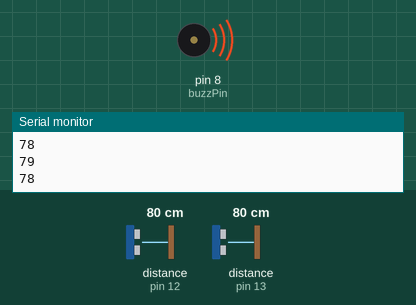
The sketch below on a simulated Arduino Uno, built with avr-gcc and run on an emulated ATmega328P. Shown: buzzer (waves = sounding), the last lines printed to the serial monitor. Wiring (inferred from the names in the program): 2 × ultrasonic range finder: trigger pin 9, echo pin 13 / trigger pin 11, echo pin 12. The test bench sets the inputs (shaded band); at power-on: distance to the obstacle (sensors on pin 13, pin 12) 80 cm. The echo pulse lasts 58.3 µs per cm.

Above: at 1.2 s.
1.3 s: distance to the obstacle (sensor on pin 13) set to 299 cm
At 1.8 s:
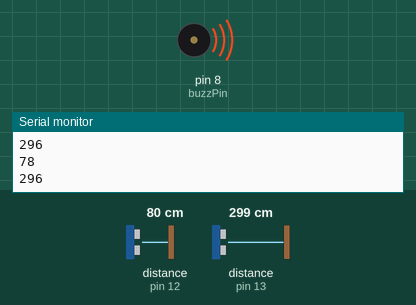
4.3 s: distance to the obstacle (sensor on pin 12) set to 2 cm
At 4.9 s:
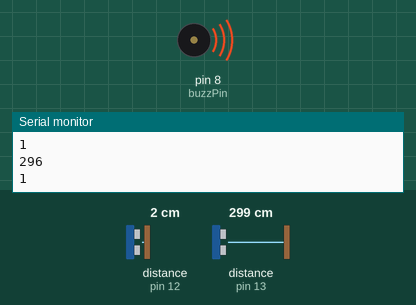
5.8 s: distance to the obstacle (sensor on pin 12) set to 60 cm
8.8 s: distance to the obstacle (sensor on pin 13) set to 4 cm
At 10.1 s:
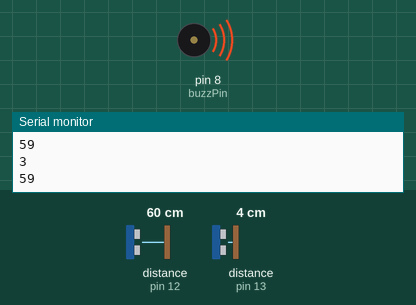
10.4 s: distance to the obstacle (sensor on pin 12) set to 250 cm
At 11.6 s:
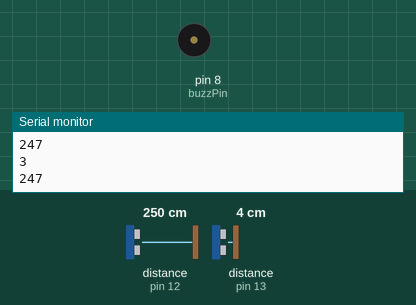
11.9 s: distance to the obstacle (sensor on pin 12) set to 4 cm
At 12.5 s:
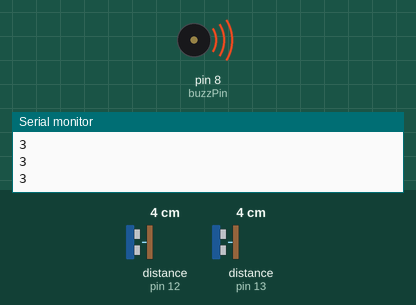
Timing chart, 0 to 14.4 s (numbered marks = the images above; inputs shaded):
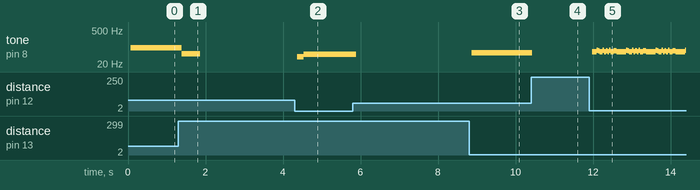

Measured:
- after the input at 1.3 s, tone on pin 8 (buzzPin): 94 Hz → 52 Hz after 0.09 s, → silent 0.48 s later
- after the input at 4.3 s, tone on pin 8 (buzzPin): silent → 39 Hz after 0.07 s, → 50 Hz 0.16 s later
- after the input at 8.8 s, tone on pin 8 (buzzPin): silent → 57 Hz after 0.08 s
- after the input at 10.4 s, tone on pin 8 (buzzPin): 57 Hz → silent at once
- after the input at 11.9 s, tone on pin 8 (buzzPin): silent → 63 Hz after 0.08 s, then repeats every 0.76 s: 75 Hz 0.04 s, 69 Hz 0.04 s, 63 Hz 0.08 s, 75 Hz 0.04 s, 63 Hz 0.04 s, 69 Hz 0.04 s, 63 Hz 0.04 s, 75 Hz 0.04 s, 63 Hz 0.08 s, 69 Hz 0.08 s, 63 Hz 0.24 s

The sketch:

bak001.ino
```cpp
#include <Wire.h>
int count;
int count2;
const int trigPin1 = 11;
const int echoPin1 = 12;
const int trigPin2 = 9;
const int echoPin2 = 13;
const int buzzPin =8;
long duration;
int distanceCm;
int distanceCm2;
void setup() {
  pinMode(trigPin1, OUTPUT);
  pinMode(trigPin2, OUTPUT);
  pinMode(buzzPin, OUTPUT);
  pinMode(echoPin1, INPUT);
  pinMode(echoPin2, INPUT);
  Serial.begin(9600);
}
void loop() {

  digitalWrite(trigPin1, LOW);
  delayMicroseconds(2);
  digitalWrite(trigPin1, HIGH);
  delayMicroseconds(10);
  digitalWrite(trigPin1, LOW);

  duration = pulseIn(echoPin1, HIGH);
  distanceCm = duration * 0.0340 / 2;
  Serial.println(distanceCm);
  if(distanceCm == 0 || distanceCm >120){
    distanceCm = 0;
    digitalWrite(buzzPin, LOW);
  }else if (distanceCm <= 60){
    digitalWrite(buzzPin, HIGH);
    delay(10);
    digitalWrite(buzzPin, LOW);
    delay(10);
    digitalWrite(buzzPin, HIGH);
    delay(10);
    digitalWrite(buzzPin, LOW);
  }else{
    digitalWrite(buzzPin, HIGH);
  }


  digitalWrite(trigPin2, LOW);
  delayMicroseconds(2);
  digitalWrite(trigPin2, HIGH);

  delayMicroseconds(10);
  digitalWrite(trigPin2, LOW);

  duration = pulseIn(echoPin2, HIGH);
  distanceCm2 = duration * 0.0340 / 2;
  Serial.println(distanceCm2);
  if(distanceCm2 == 0 || distanceCm2 >400){
    distanceCm2 = 0;
    count++;
    if(count>2){
    for(int i=0;i<5;i++){
       count =0;
       count2=0;
       digitalWrite(buzzPin, HIGH);
       delay(20);
       digitalWrite(trigPin2, LOW);
       //delay(10);
      }
    }

  }else{
  count2++;
  if(count2>5){
    count2=0;
    count =0;
    }
    digitalWrite(buzzPin, LOW);
  }
}
```
